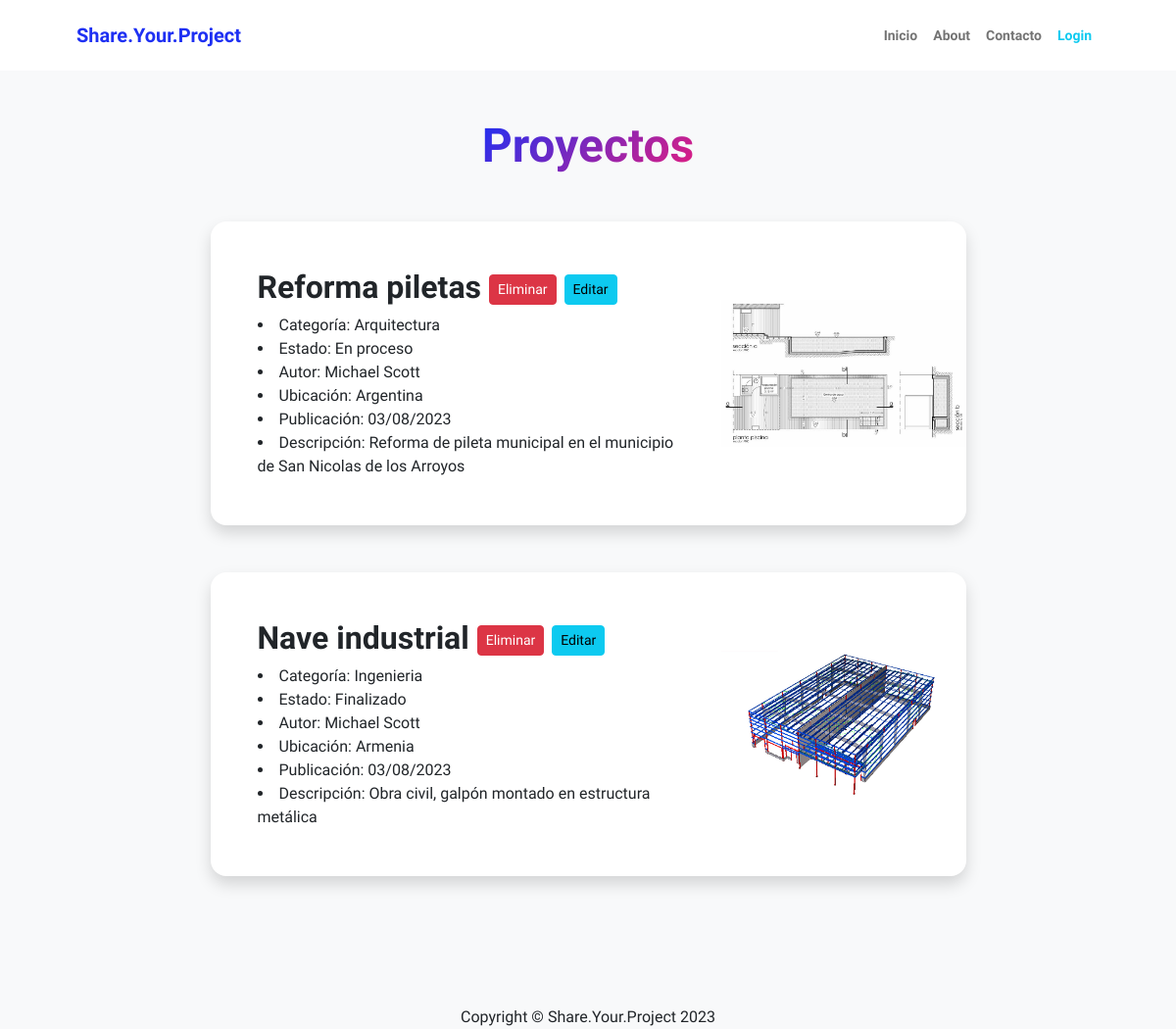
Page /proyecto/list/ on the committed database.
### apps/proyectos/models.py (models this page shows, shortened)
class Proyecto(models.Model):
    categoria_id = models.ForeignKey(
        ProyectoCategoria, on_delete=models.SET_NULL, null=True, verbose_name="Categoría")
    nombre = models.CharField(max_length=150, unique=True)
    descripcion = models.CharField(
        max_length=250, null=True, blank=True, verbose_name="descripción")
    opciones = (('En proceso', 'En proceso'), ('Finalizado', 'Finalizado'))
    estado = models.CharField(max_length=100, choices=opciones)
    autor_id = models.ForeignKey(
        "autores.Autor", on_delete=models.SET_NULL, null=True, verbose_name="Autor")
    ubicacion = CountryField(verbose_name="Ubicación", null=True)
    fecha_publicacion = models.DateTimeField(
        default=timezone.now, editable=False, null=True, verbose_name="Fecha de publicación")
    imagen = models.ImageField(
        upload_to="imagenes/", null=True, blank=True, default="channels4_profile.jpg")
    @property
    def get_photo_url(self):
        if self.imagen and hasattr(self.imagen, 'url'):
            return self.imagen.url
        else:
            return "/media/imagenes/default.png"
    class Meta:
        verbose_name = "proyectos"
        verbose_name_plural = "proyectos"

class ProyectoCategoria(models.Model):
    nombre = models.CharField(max_length=100, unique=True)
    descripcion = models.CharField(max_length=200, verbose_name="descripción")
    def __str__(self):
        return self.nombre
    class Meta:
        verbose_name = "categoría de proyectos"
        verbose_name_plural = "categoría de proyectos"

### apps/autores/models.py (models this page shows, shortened)
class Autor(models.Model):
    nombre = models.CharField(max_length=50)
    apellido = models.CharField(max_length=50)
    profesion = models.CharField(max_length=100, null=True)
    email = models.EmailField(max_length=100)
    edad = models.PositiveIntegerField(null=True)
    telefono = models.PositiveIntegerField(null=True)
    pais = CountryField(verbose_name="país", null=True)
    avatar = models.ImageField(upload_to="avatares", null=True)
    def __str__(self):
        return f"{self.nombre} {self.apellido}"
    class Meta:
        verbose_name = "Autores"
        verbose_name_plural = "Autores"

### apps/proyectos/views.py (the view)
# urls.py: path("proyecto/list/", views.ProyectoList.as_view(),
class ProyectoList(ListView):
    model = models.Proyecto

### apps/proyectos/templates/proyectos/proyecto_list.html (shortened to what this page needs)
{% load static %}
<!DOCTYPE html>
<html lang="en">
    <head>
        <link href="https://cdn.jsdelivr.net/npm/bootstrap-icons@1.8.1/font/bootstrap-icons.css" rel="stylesheet" />
        <link href="{% static 'Home/css/styles.css' %}" rel="stylesheet" />
    </head>
    <body class="d-flex flex-column h-100 bg-light">
        <main class="flex-shrink-0">
            {% include 'Home/navbar.html' %}
            <section class="py-5">
                <div class="container px-5 mb-5">
                    <div class="text-center mb-5">
                        <h1 class="display-5 fw-bolder mb-0"><span class="text-gradient d-inline">Proyectos</span></h1>
                    </div>
                    <div class="row gx-5 justify-content-center">
                        <div class="col-lg-11 col-xl-9 col-xxl-8">
                            {% if object_list %}
                                {% for object in object_list %}
                                    <div class="card overflow-hidden shadow rounded-4 border-0 mb-5">
                                        <div class="card-body p-0">
                                            <div class="d-flex align-items-center">
                                                <div class="p-5">
                                                    <h2 class="fw-bolder"> {{object.nombre}} <a href="{% url 'proyectos:proyecto_delete' object.id %}" class="btn btn-danger btn-sm">Eliminar</a> <a href="{% url 'proyectos:proyecto_modificar' object.id %}" class="btn btn-info btn-sm">Editar </a>
                                                    </h2>
                                                    <li>Categoría: {{object.categoria_id}}</li>
                                                    <li>Estado: {{object.estado}}</li>
                                                    <li>Autor: {{object.autor_id}}</li>
                                                    <li>Ubicación: {{object.ubicacion.name}}</li>
                                                    <li>Publicación: {{object.fecha_publicacion|date:"d/m/Y"}}</li>
                                                    <li>Descripción: {{object.descripcion}}</li>
                                                </div>
                                                <img  src="{{ object.get_photo_url}}" height="150" width="250" alt="..." />
                                            </div>
                                        </div>
                                    </div>
                                {% endfor %}
                            {% endif %}
                        </main>
                        {% include 'Home/footer.html' %}
                    </body>
                </html>

### rows in the picture
Proyecto: nombre "Reforma piletas", categoria_id "Arquitectura", estado "En proceso", autor_id "Michael Scott", ubicacion.name "Argentina", fecha_publicacion "03/08/2023", descripcion "Reforma de pileta municipal en el municipio de San Nicolas de los Arroyos", get_photo_url (picture)
Proyecto: nombre "Nave industrial", categoria_id "Ingenieria", estado "Finalizado", autor_id "Michael Scott", ubicacion.name "Armenia", fecha_publicacion "03/08/2023", descripcion "Obra civil, galpón montado en estructura metálica", get_photo_url (picture)
